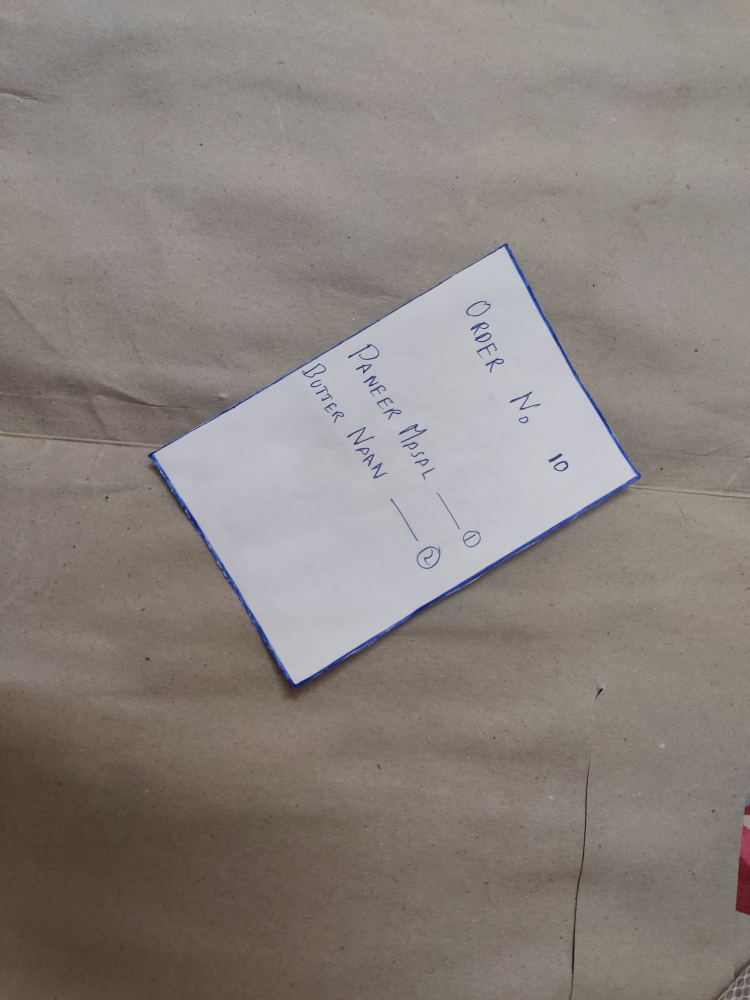
#> input picture DocumentScanner/1.jpg, 3000 x 4000 px, given in place of vid.mp4, which was not available (shown at 1/4 size)
$ python DocumentScannerVid.py
#> lines starting #> are read from the running program, lines starting #| are printed output that depends on the picture; after the words box and inside, x2 and y2 are one past the last pixel; in counts of white or black regions, pixels touching at a corner belong together; pictures that were not available may be replaced by others from this repository, and a replacement may not be noted
### DocumentScanner/transform.py
# this file used to crop rectangle with 4 pints and apply perspective transform
import numpy as np
import cv2

def order_points(pts):
    # we will take 4 pints and set them  in an ordered manner.
    # such that - top left, top right, bottom right , bottom left
    # -> 1,2,3,4
    rect = np.zeros((4,2),dtype="float32")

    s = pts.sum(axis=1)
    # top left -> least sum
    rect[0] = pts[np.argmin(s)]
    # bottom roght -> max sum
    rect[2] = pts[np.argmax(s)]


    diff = np.diff(pts,axis=1) # y-x
    # top right ->smallest diff
    rect[1] = pts[np.argmin(diff)]
    # bottom left -> largest diff
    rect[3] = pts[np.argmax(diff)]

    return rect

def four_point_transform(image,pts):

    rect = order_points(pts)
    (tl,tr,br,bl) = rect
    # now we need to obtain main width and height which is possible
    # find width of both upper and lower sides
    widthA =np.sqrt(((br[0]-bl[0])**2) + ((br[1] - bl[1])**2))
    widthB =np.sqrt(((tr[0]-tl[0])**2) + ((tr[1] - tl[1])**2))
    # now we consider the max width
    maxWidth = max(int(widthA), int(widthB))


    #similarly find the max height
    heightA = np.sqrt(((tr[0] - br[0]) ** 2) + ((tr[1] - br[1]) ** 2))
    heightB = np.sqrt(((tl[0] - bl[0]) ** 2) + ((tl[1] - bl[1]) ** 2))
    maxHeight = max(int(heightA), int(heightB))

    # now lets define the dimentions for the new image.
    dst = np.array([
        [0,0],
        [maxWidth-1,0],
        [maxWidth -1 , maxHeight -1],
        [0, maxHeight-1]] , dtype ="float32")

    # compute the perspective transform,
    M =cv2.getPerspectiveTransform(rect, dst)

    # apply this transform matrix on the image
    warped = cv2.warpPerspective(image, M, (maxWidth,maxHeight))

    # return the warpped image
    return [warped,maxWidth,maxHeight]


### DocumentScanner/DocumentScannerVid.py
# this file is used to scan documents
# we will identify the dc, crop it and apply perspective transform !

from transform import four_point_transform
from skimage.filters import threshold_local
import numpy as np
import cv2
import imutils


cap=cv2.VideoCapture("vid.mp4")
w=cap.get(3)
h=cap.get(4)
print("{}    {}".format(w,h))
w=int(.3*w)
h=int(.3*h)
print("{}    {}".format(w,h))

Warped=np.zeros((500,373))

if (cap.isOpened()==False):
    print("Error opening video file")


while(cap.isOpened()):


    ret, frame= cap.read()
#> frame is the input picture: shape (4000, 3000, 3); mean B, G, R 125.6, 130.4, 137.8
    frame = cv2.resize(frame,(w,h))
#> frame: shape (1200, 900, 3)

    if ret == True:
        #frame = cv2.resize(frame,(w,h))
        cv2.imshow("frame",imutils.resize(frame, height = 350))
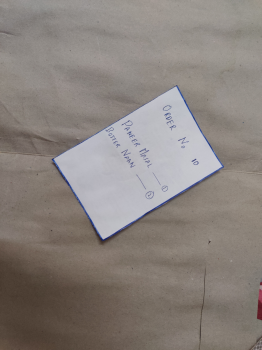
#> window 'frame': shape (350, 262, 3); mean B, G, R 125.5, 130.3, 137.7

        orig = frame.copy()
        fcpy= frame.copy()
        # first step is to find edges

        gray = cv2.cvtColor(fcpy, cv2.COLOR_BGR2GRAY)
        gray = cv2. GaussianBlur(gray , (7,7),0)
        #cv2.imshow("blur", gray)
        edged = cv2.Canny(gray, 95, 200)
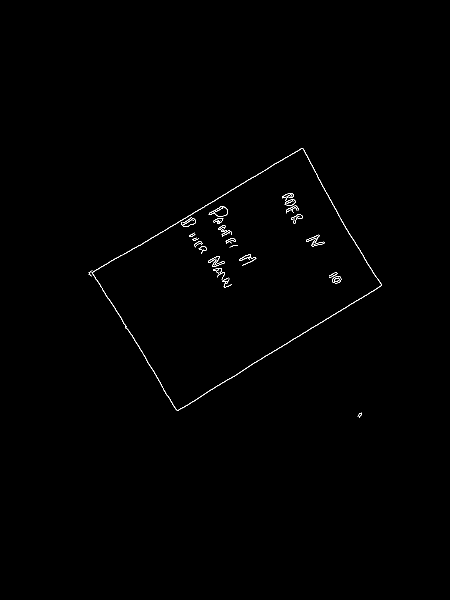
#> edged: shape (1200, 900) (shown at 1/2 size); 0.37% white in thin lines or dots, all inside (x1, y1, x2, y2) = (177, 296, 764, 836)

        #cv2.imshow("Step I - egde detection", edged)
        #cv2.waitKey(0)

        # second step is to find contours
        cnts = cv2.findContours(edged.copy(),cv2.RETR_LIST,cv2.CHAIN_APPROX_SIMPLE)
#> cnts = 45 contours, 28 with area under 20; largest, box (x1, y1, x2, y2) and area: (184, 296, 764, 821) 154492, (184, 296, 764, 821) 153691, (417, 412, 456, 433) 450, (418, 412, 456, 433) 408, (664, 552, 683, 567) 192
        cnts = imutils.grab_contours(cnts)
        # sort in descending order and select first 5
        cnts = sorted(cnts , key = cv2.contourArea, reverse=True)[:5]
#> cnts = 5 contours; box (x1, y1, x2, y2) and area: (184, 296, 764, 821) 154492, (184, 296, 764, 821) 153691, (417, 412, 456, 433) 450, (418, 412, 456, 433) 408, (664, 552, 683, 567) 192

        flag =0 # here if doc is not detected


        for c in cnts:
            # approx the contour
            peri = cv2.arcLength(c,True)
            # pass 1-5 percent of perimeter for epsilon
            approx = cv2.approxPolyDP(c, peri*.02, True)
            # [6 lines of commented-out code are left out]
            if len(approx) == 4:
                screenCnt = approx
                flag =1
                break
#> this loop made 1 pass
#> (peri, screenCnt, flag) on pass 1: (1724.1, [[605, 296], [184, 545], [353, 820], [763, 571]], 1)

        if flag == 0:
            print("UN-DETECTED")
        else :
            print("DETECTED")
            #cv2.drawContours(fcpy, [screenCnt], -1, (0,255,0), 2)
            #cv2.imshow("Step II - detected contour",fcpy)
            #cv2.waitKey(0)


            # step 3 , apply perspective transform
            #screenCnt has shape (4,1,2) , hence we need to reshape it before sendong
            [warped,W,H] = four_point_transform(orig, screenCnt.reshape(4,2))
#> in order_points, `s = pts.sum(axis=1)`: s = [901, 729, 1173, 1334]
#> in order_points, `diff = np.diff(pts,axis=1)`: diff = [-309, 361, 467, -192]
#> in four_point_transform, `rect = order_points(pts)`: rect = [[184, 545], [605, 296], [763, 571], [353, 820]]
#> in four_point_transform, `(tl,tr,br,bl) = rect`: tl = [184, 545]; tr = [605, 296]; br = [763, 571]; bl = [353, 820]
#> in four_point_transform, `widthA =np.sqrt(((br[0]-bl[0])**2) + ((br[1] - bl[1])**2))`: widthA = 479.7
#> in four_point_transform, `widthB =np.sqrt(((tr[0]-tl[0])**2) + ((tr[1] - tl[1])**2))`: widthB = 489.1
#> in four_point_transform, `maxWidth = max(int(widthA), int(widthB))`: maxWidth = 489
#> in four_point_transform, `heightA = np.sqrt(((tr[0] - br[0]) ** 2) + ((tr[1] - br[1]) ** 2))`: heightA = 317.2
#> in four_point_transform, `heightB = np.sqrt(((tl[0] - bl[0]) ** 2) + ((tl[1] - bl[1]) ** 2))`: heightB = 322.8
#> in four_point_transform, `maxHeight = max(int(heightA), int(heightB))`: maxHeight = 322
#> in four_point_transform, `dst = np.array([ [0,0], [maxWidth-1,0], [maxWidth -1 , maxHeight -1], ..`: dst = [[0, 0], [488, 0], [488, 321], [0, 321]]
#> in four_point_transform, `M =cv2.getPerspectiveTransform(rect, dst)`: M = [[0.811, -0.499, 122.4], [0.482, 0.815, -533.2], [-5.98e-05, -3.21e-05, 1]]
#> in four_point_transform, `warped = cv2.warpPerspective(image, M, (maxWidth,maxHeight))`:
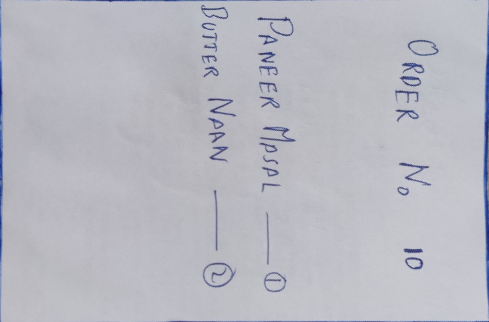
#> warped: shape (322, 489, 3); mean B, G, R 193.6, 185, 184.4
#> W = 489; H = 322
            if H<W:
                warped = imutils.rotate_bound(warped, 90)
#> warped: shape (489, 322, 3)

            # convert im to gray and then threshold it
            # to give black and white threshold effect
            #cv2.imshow("Document",imutils.resize(warped, height = 600))
            #cv2.waitKey(0)
            warped = cv2.cvtColor(warped, cv2.COLOR_BGR2GRAY)
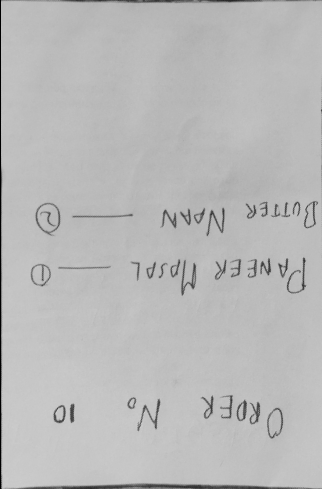
#> warped: shape (489, 322); min 0, max 206, mean 185.3

            #for i in range(15):
            T = threshold_local(warped,13,offset=7,method='gaussian')
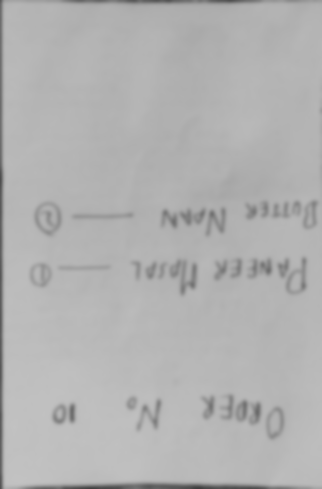
#> T: shape (489, 322) float64; min 61.31, max 194.5, mean 178.3
            Warped =(warped > T).astype("uint8")*255
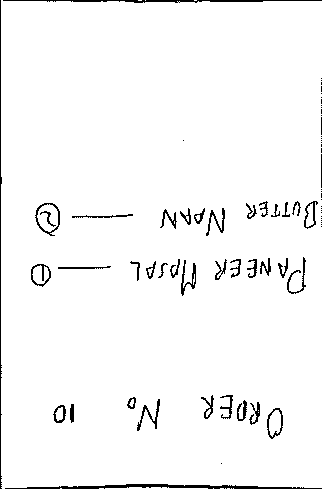
#> Warped: shape (489, 322); 96.8% white; black in thin lines or dots

        cv2.imshow("Step III - applying perspective transform",imutils.resize(Warped, height = 600))
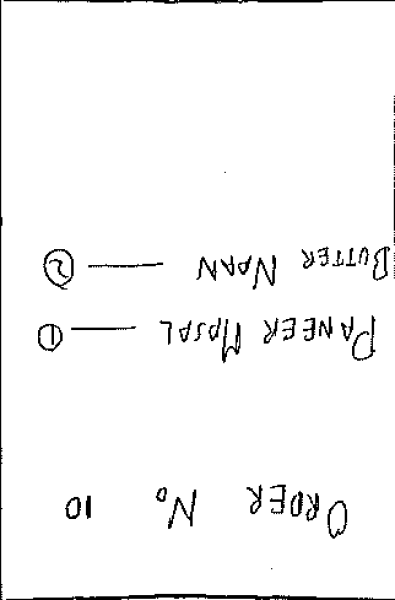
#> window 'Step III - applying perspectiv': shape (600, 395); min 0, max 255, mean 246.8
            #cv2.waitKey(0)


        if cv2.waitKey(1) & 0xFF == ord('q'):
#> (key q is pressed here)
            break

    else:
        break

cap.release()
cv2.destroyAllWindows()

$ run again, on DocumentScanner/2.jpg
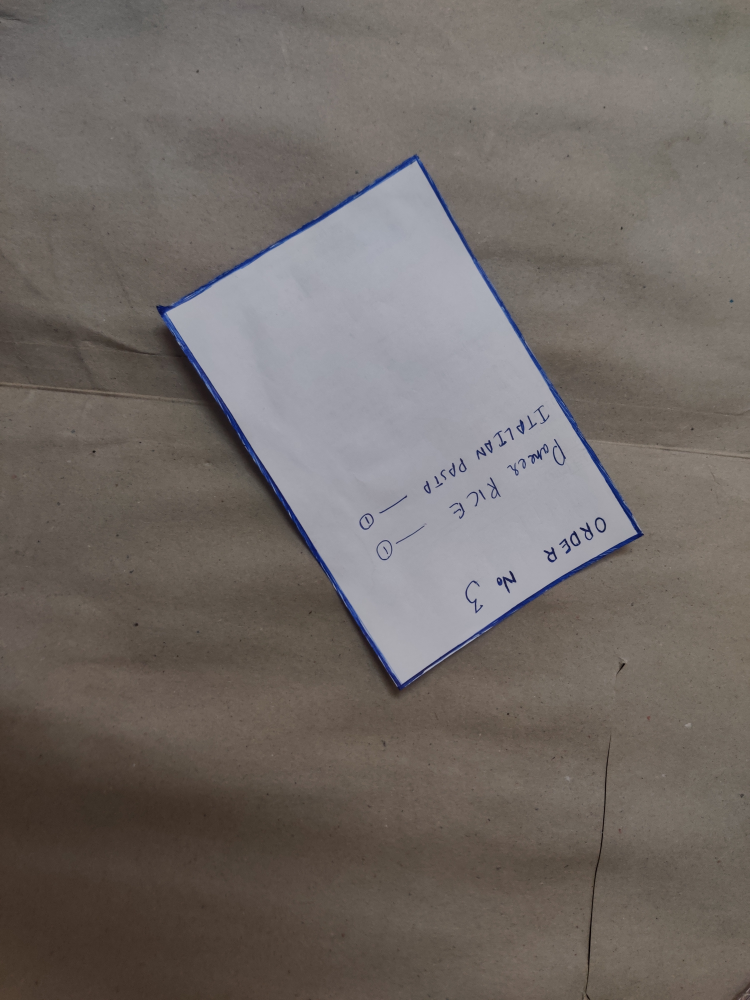
#> input picture DocumentScanner/2.jpg, 3000 x 4000 px, given in place of vid.mp4, which was not available (shown at 1/4 size)
#> frame is the input picture: shape (4000, 3000, 3); mean B, G, R 101.5, 105.8, 112.9
#> frame: shape (1200, 900, 3)
#> `cv2.imshow("frame",imutils.resize(frame, height = 350))`:
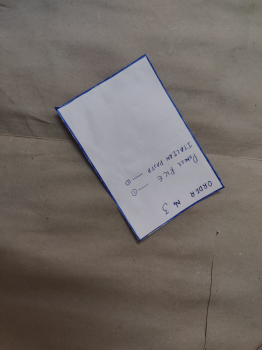
#> window 'frame': shape (350, 262, 3); mean B, G, R 101.4, 105.7, 112.8
#> `edged = cv2.Canny(gray, 95, 200)`:
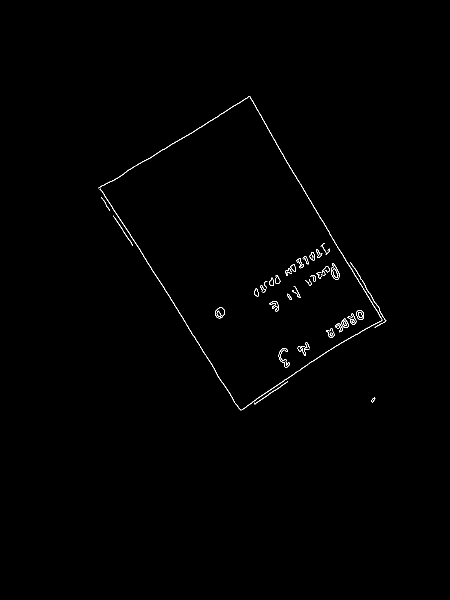
#> edged: shape (1200, 900) (shown at 1/2 size); 0.45% white in thin lines or dots, all inside (x1, y1, x2, y2) = (197, 193, 773, 821)
#> `cnts = cv2.findContours(edged.copy(),cv2.RETR_LIST,cv2.CHAIN_APPROX_SI..`: cnts = 63 contours, 22 with area under 20; largest, box (x1, y1, x2, y2) and area: (197, 193, 765, 821) 602, (662, 526, 680, 560) 334, (662, 527, 680, 560) 312, (430, 615, 450, 637) 302, (430, 615, 450, 637) 281
#> `cnts = sorted(cnts , key = cv2.contourArea, reverse=True)[:5]`: cnts = 5 contours; box (x1, y1, x2, y2) and area: (197, 193, 765, 821) 602, (662, 526, 680, 560) 334, (662, 527, 680, 560) 312, (430, 615, 450, 637) 302, (430, 615, 450, 637) 281
#> the loop `for c in cnts:` made 5 passes
#> peri on passes 1 to 5: 2582.8, 86.43, 82.67, 65.94, 63.6

$ run again, on DocumentScanner/3.jpg
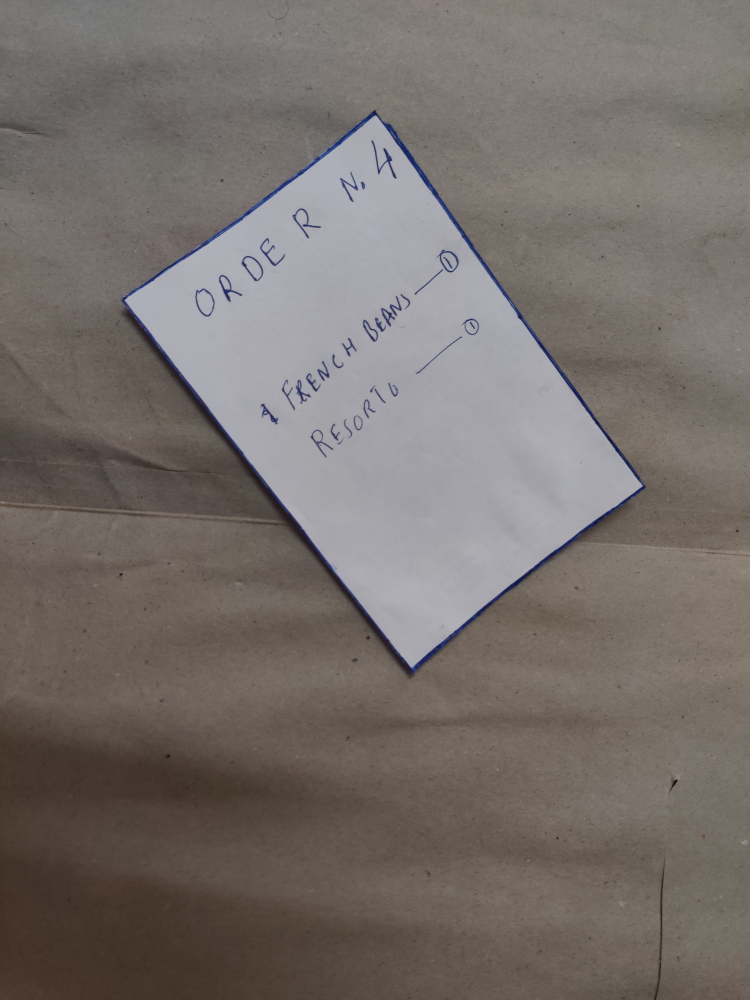
#> input picture DocumentScanner/3.jpg, 3000 x 4000 px, given in place of vid.mp4, which was not available (shown at 1/4 size)
#> frame is the input picture: shape (4000, 3000, 3); mean B, G, R 106.9, 111.2, 118.4
#> frame: shape (1200, 900, 3)
#> `edged = cv2.Canny(gray, 95, 200)`:
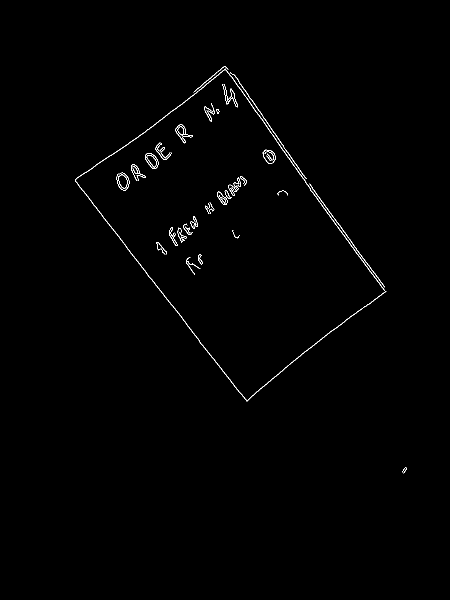
#> edged: shape (1200, 900) (shown at 1/2 size); 0.57% white in thin lines or dots, all inside (x1, y1, x2, y2) = (150, 132, 814, 947)
#> `cnts = cv2.findContours(edged.copy(),cv2.RETR_LIST,cv2.CHAIN_APPROX_SI..`: cnts = 54 contours, 20 with area under 20; largest, box (x1, y1, x2, y2) and area: (150, 137, 773, 804) 199506, (150, 138, 771, 802) 198428, (233, 345, 259, 381) 655, (233, 345, 259, 381) 630, (290, 306, 317, 338) 548
#> `cnts = sorted(cnts , key = cv2.contourArea, reverse=True)[:5]`: cnts = 5 contours; box (x1, y1, x2, y2) and area: (150, 137, 773, 804) 199506, (150, 138, 771, 802) 198428, (233, 345, 259, 381) 655, (233, 345, 259, 381) 630, (290, 306, 317, 338) 548
#> the loop `for c in cnts:` made 1 pass
#> (peri, screenCnt, flag) on pass 1: (1931.8, [[451, 137], [150, 362], [494, 803], [772, 582]], 1)
#> s = [588, 512, 1297, 1354]
#> diff = [-314, 212, 309, -190]
#> rect = [[150, 362], [451, 137], [772, 582], [494, 803]]
#> tl = [150, 362]; tr = [451, 137]; br = [772, 582]; bl = [494, 803]
#> widthA = 355.1
#> widthB = 375.8
#> maxWidth = 375
#> heightA = 548.7
#> heightB = 559.3
#> maxHeight = 559
#> dst = [[0, 0], [374, 0], [374, 558], [0, 558]]
#> M = [[0.745, -0.581, 98.63], [0.546, 0.731, -346.6], [-9.86e-05, -4.58e-05, 1]]
#> W = 375; H = 559
#> Warped: shape (559, 375); 96.3% white; 65 black regions (29 under 20 px), largest, box (x1, y1, x2, y2) and area: (0, 0, 375, 559) 3438, (0, 0, 2, 399) 403, (334, 21, 359, 74) 240
#> `cv2.imshow("Step III - applying perspective transform",imutils.resize(..`:
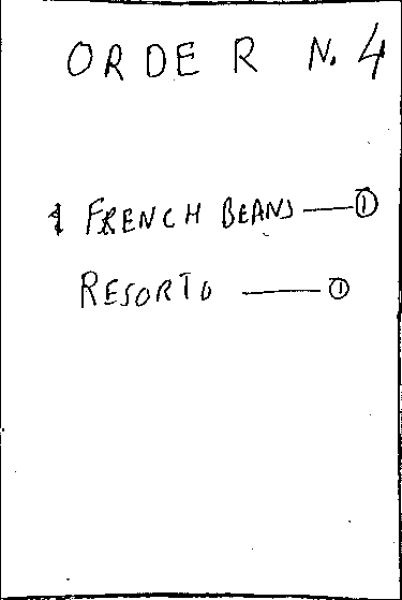
#> window 'Step III - applying perspectiv': shape (600, 402); min 0, max 255, mean 245.7

$ run again, on DocumentScanner/4.jpg
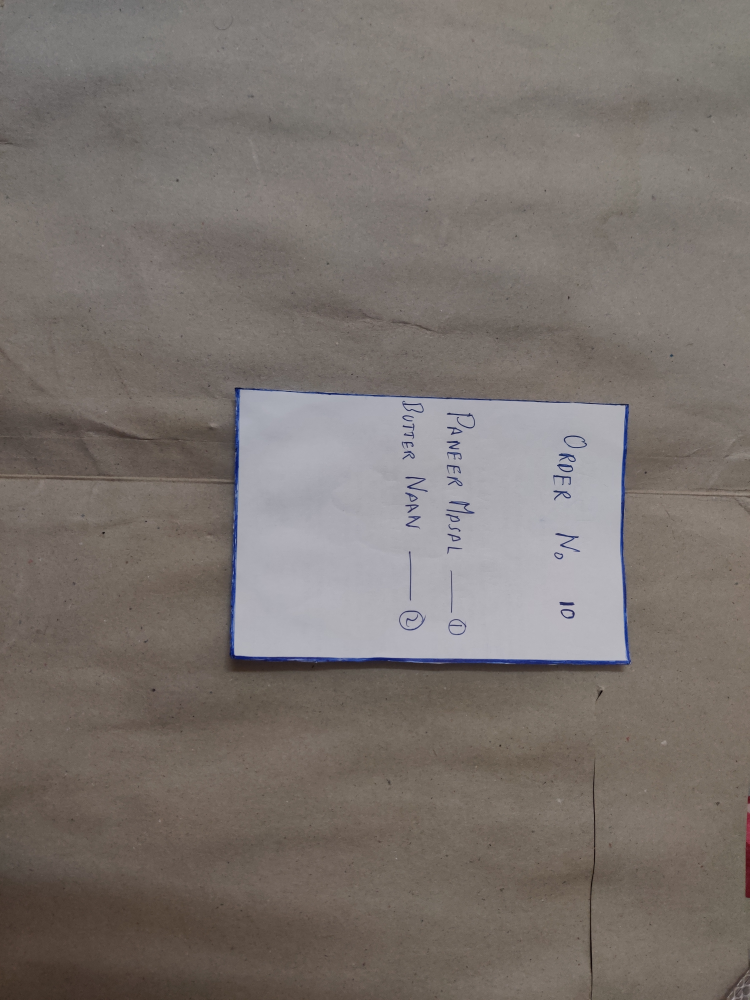
#> input picture DocumentScanner/4.jpg, 3000 x 4000 px, given in place of vid.mp4, which was not available (shown at 1/4 size)
#> frame is the input picture: shape (4000, 3000, 3); mean B, G, R 110.2, 114.9, 122.4
#> frame: shape (1200, 900, 3)
#> `edged = cv2.Canny(gray, 95, 200)`:
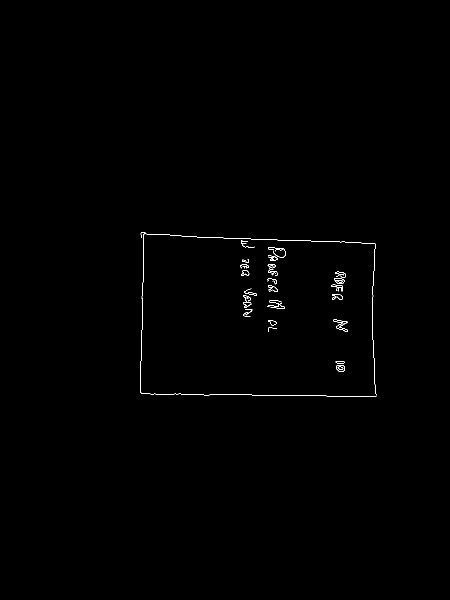
#> edged: shape (1200, 900) (shown at 1/2 size); 0.3% white in thin lines or dots, all inside (x1, y1, x2, y2) = (280, 464, 753, 794)
#> `cnts = cv2.findContours(edged.copy(),cv2.RETR_LIST,cv2.CHAIN_APPROX_SI..`: cnts = 39 contours, 26 with area under 20; largest, box (x1, y1, x2, y2) and area: (672, 730, 690, 743) 179, (672, 730, 690, 743) 166, (668, 556, 689, 568) 164, (669, 556, 689, 568) 148, (663, 569, 686, 583) 102
#> `cnts = sorted(cnts , key = cv2.contourArea, reverse=True)[:5]`: cnts = 5 contours; box (x1, y1, x2, y2) and area: (672, 730, 690, 743) 179, (672, 730, 690, 743) 166, (668, 556, 689, 568) 164, (669, 556, 689, 568) 148, (663, 569, 686, 583) 102
#> the loop `for c in cnts:` made 5 passes
#> peri on passes 1 to 5: 50.97, 48.63, 53.21, 98.77, 97.7
